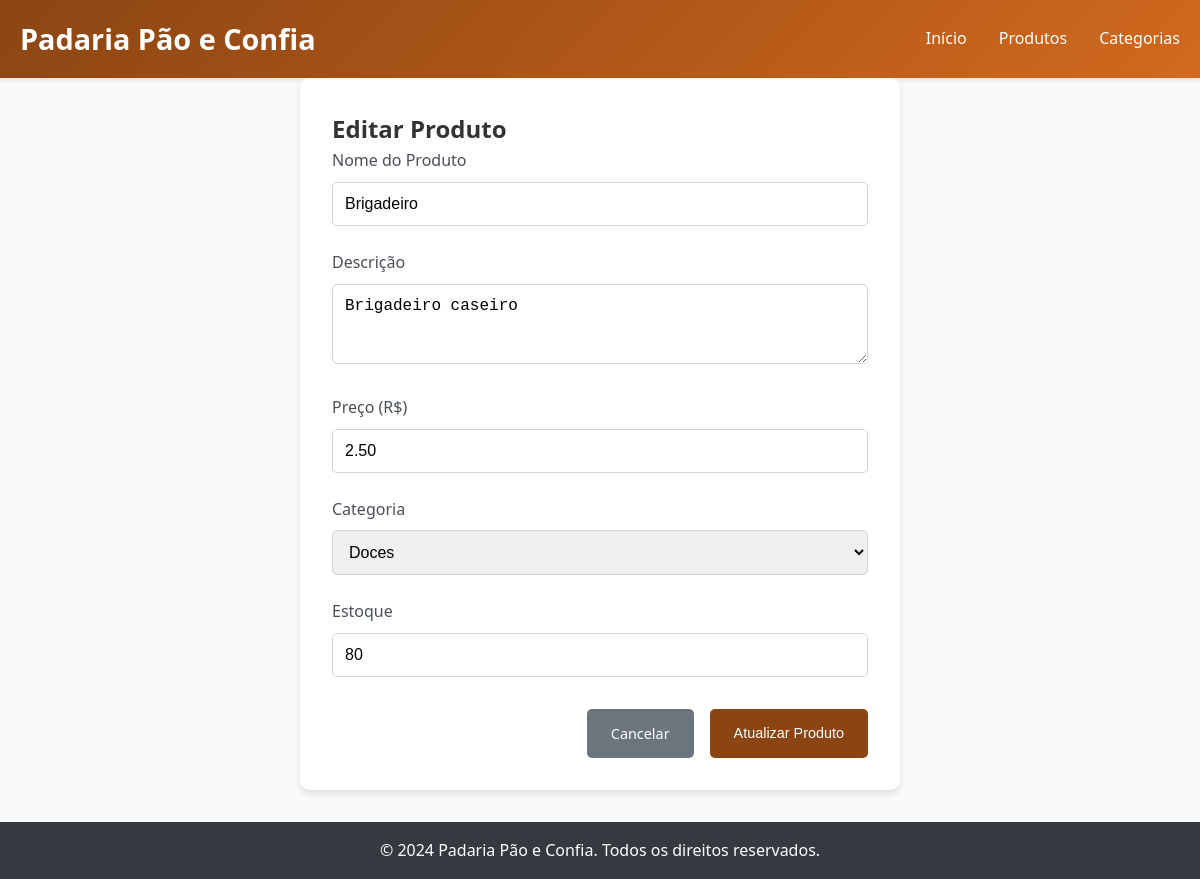
Screenshot of /produtos/update.php?id=4 with the database file from the repository.
### tables this page shows
CREATE TABLE produtos (
    id INT AUTO_INCREMENT PRIMARY KEY,
    nome VARCHAR(100) NOT NULL,
    descricao TEXT,
    preco DECIMAL(10,2) NOT NULL,
    categoria_id INT,
    estoque INT DEFAULT 0,
    ativo BOOLEAN DEFAULT TRUE,
    created_at TIMESTAMP DEFAULT CURRENT_TIMESTAMP,
    updated_at TIMESTAMP DEFAULT CURRENT_TIMESTAMP ON UPDATE CURRENT_TIMESTAMP,
    FOREIGN KEY (categoria_id) REFERENCES categorias(id)
);

CREATE TABLE categorias (
    id INT AUTO_INCREMENT PRIMARY KEY,
    nome VARCHAR(100) NOT NULL,
    descricao TEXT,
    created_at TIMESTAMP DEFAULT CURRENT_TIMESTAMP
);

### produtos/update.php (the view, shortened to what this page needs)
<?php
$id = isset($_GET['id']) ? $_GET['id'] : die('ID do produto não especificado');
$database = new Database();
$db = $database->getConnection();
$query = "SELECT * FROM produtos WHERE id = ?";
$stmt = $db->prepare($query);
$stmt->bindParam(1, $id);
$stmt->execute();
$produto = $stmt->fetch(PDO::FETCH_ASSOC);
$categorias = $db->query("SELECT * FROM categorias")->fetchAll(PDO::FETCH_ASSOC);
?>
<!DOCTYPE html>
<html lang="pt-BR">
<head>
    <link rel="stylesheet" href="../css/style.css">
</head>
<body>
    <header>
        <div class="container">
            <h1>Padaria Pão e Confia</h1>
            <nav>
                <ul>
                    <li><a href="../index.php">Início</a></li>
                    <li><a href="read.php">Produtos</a></li>
                    <li><a href="../categorias/read.php">Categorias</a></li>
                </ul>
            </nav>
        </div>
    </header>
    <main class="container">
        <div class="form-container">
            <h2>Editar Produto</h2>
            <form action="<?php echo htmlspecialchars($_SERVER["PHP_SELF"] . "?id={$id}"); ?>" method="post">
                <div class="form-group">
                    <label for="nome">Nome do Produto</label>
                    <input type="text" id="nome" name="nome" value="<?php echo htmlspecialchars($produto['nome']); ?>" required maxlength="100">
                </div>
                <div class="form-group">
                    <label for="descricao">Descrição</label>
                    <textarea id="descricao" name="descricao" rows="3" maxlength="500"><?php echo htmlspecialchars($produto['descricao']); ?></textarea>
                </div>
                <div class="form-group">
                    <label for="preco">Preço (R$)</label>
                    <input type="number" id="preco" name="preco" step="0.01" min="0" value="<?php echo $produto['preco']; ?>" required>
                </div>
                <div class="form-group">
                    <label for="categoria_id">Categoria</label>
                    <select id="categoria_id" name="categoria_id" required>
                        <?php foreach ($categorias as $categoria): ?>
                            <option value="<?php echo $categoria['id']; ?>"
                                <?php echo $categoria['id'] == $produto['categoria_id'] ? 'selected' : ''; ?>>
                                <?php echo htmlspecialchars($categoria['nome']); ?>
                            </option>
                        <?php endforeach; ?>
                    </select>
                </div>
                <div class="form-group">
                    <label for="estoque">Estoque</label>
                    <input type="number" id="estoque" name="estoque" min="0" value="<?php echo $produto['estoque']; ?>" required>
                </div>
                <div class="form-actions">
                    <a href="read.php" class="btn btn-secondary">Cancelar</a>
                    <button type="submit" class="btn">Atualizar Produto</button>
                </div>
            </form>
        </div>
    </main>
    <footer>
        <div class="container">
            <p>&copy; 2024 Padaria Pão e Confia. Todos os direitos reservados.</p>
        </div>
    </footer>
</body>
</html>

### css/style.css (style rules this page uses)
* { margin: 0; padding: 0; box-sizing: border-box; }
body { font-family: 'Segoe UI', Tahoma, Geneva, Verdana, sans-serif; line-height: 1.6; color: #333; background-color: #f8f9fa; }
.container { max-width: 1200px; margin: 0 auto; padding: 0 20px; }
header { background: linear-gradient(135deg, #8B4513, #D2691E); color: white; padding: 1rem 0; box-shadow: 0 2px 5px rgba(0,0,0,0.1); }
header .container { display: flex; justify-content: space-between; align-items: center; }
header h1 { font-size: 1.8rem; }
nav ul { display: flex; list-style: none; }
nav ul li { margin-left: 2rem; }
nav ul li a { color: white; text-decoration: none; font-weight: 500; transition: color 0.3s; }
main { padding: 2rem 0; min-height: calc(100vh - 140px); }
.btn { display: inline-block; background: #8B4513; color: white; padding: 0.8rem 1.5rem; text-decoration: none; border-radius: 5px; border: none; cursor: pointer; transition: background 0.3s; font-size: 0.9rem; }
.btn-secondary { background: #6c757d; }
.form-container { background: white; padding: 2rem; border-radius: 10px; box-shadow: 0 4px 6px rgba(0,0,0,0.1); max-width: 600px; margin: 0 auto; }
.form-group { margin-bottom: 1.5rem; }
label { display: block; margin-bottom: 0.5rem; font-weight: 500; color: #495057; }
input, select, textarea { width: 100%; padding: 0.75rem; border: 1px solid #ced4da; border-radius: 5px; font-size: 1rem; }
.form-actions { display: flex; gap: 1rem; justify-content: flex-end; margin-top: 2rem; }
footer { background: #343a40; color: white; text-align: center; padding: 1rem 0; margin-top: 2rem; }

### rows the page displays
produtos: nome "Brigadeiro", descricao "Brigadeiro caseiro", preco "2.50", categoria_id "Doces", estoque "80"
